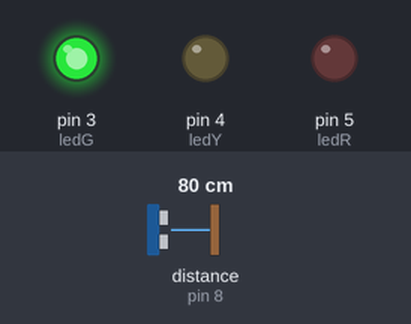
Bench run of a sketch on a simulated Arduino Uno, built with avr-gcc and run on an emulated ATmega328P. Shown: output pins drawn as LEDs (lit = HIGH). Wiring (from diagram.json): ultrasonic range finder: trigger pin 7; echo pin 8. The inputs (shaded band) are chosen by the test bench; at power-on: distance to the obstacle (sensor on pin 8) 80 cm. The echo pulse lasts 58.3 µs per cm; pins used as bus, display or sensor lines are not drawn; what the sketch prints to the serial monitor is not drawn.

Above: at 1.2 s.
1.3 s: distance to the obstacle (sensor on pin 8) set to 12 cm
2.8 s: distance to the obstacle (sensor on pin 8) set to 9 cm
At 3.9 s:
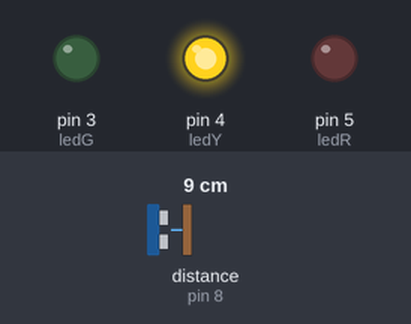
4.3 s: distance to the obstacle (sensor on pin 8) set to 7 cm
5.8 s: distance to the obstacle (sensor on pin 8) set to 4 cm
At 6.2 s:
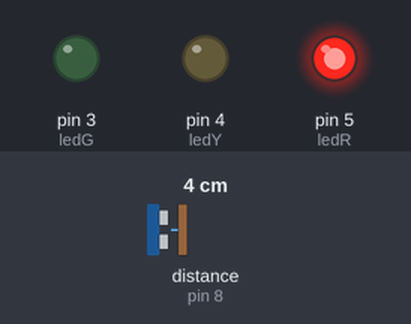
7.3 s: distance to the obstacle (sensor on pin 8) set to 18 cm
At 8.5 s:
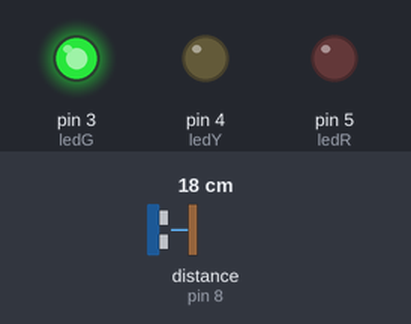
8.8 s: distance to the obstacle (sensor on pin 8) set to 2 cm
At 9.7 s:
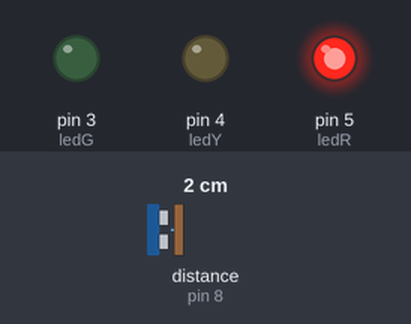
Timing chart, 0 to 11.3 s (numbered marks = the images above; inputs shaded):
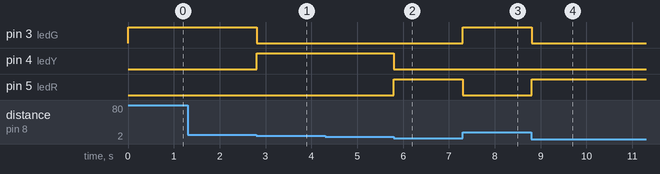

The sketch:

sketch.ino
```cpp
#define trigger 7
#define echo 8
int dist = 0;
#define ledR 5
#define ledY 4
#define ledG 3

void setup() {
  pinMode(trigger, OUTPUT);
  pinMode(echo, INPUT);
  pinMode(ledR, OUTPUT);
  pinMode(ledY, OUTPUT);
  pinMode(ledG, OUTPUT);
  Serial.begin(9600);
}

void loop() {
  digitalWrite(trigger, HIGH);
  delayMicroseconds(10);
  digitalWrite(trigger, LOW);

  dist = pulseIn(echo, HIGH); // tempo em microsegundos
  dist = dist / 58; // distância em cm

  if(dist < 5){
    digitalWrite(ledR, HIGH);
    digitalWrite(ledY, LOW);
    digitalWrite(ledG, LOW);
    Serial.println(dist);
  }else if(dist < 10){
    digitalWrite(ledY, HIGH);
    digitalWrite(ledR, LOW);
    digitalWrite(ledG, LOW);
    Serial.println(dist);
  }else{
    digitalWrite(ledG, HIGH);
    digitalWrite(ledY, LOW);
    digitalWrite(ledR, LOW);
    Serial.println(dist);
  }
}
```

Measured:
- the behaviour switches between 11 and 10 cm on distance to the obstacle (sensor on pin 8) (found by bisection; images 0 and 1)
- the behaviour switches between 6 and 5 cm on distance to the obstacle (sensor on pin 8) (found by bisection; images 1 and 2)
- after the input at 2.8 s, pin 3 (ledG): HIGH → LOW at once; pin 4 (ledY): LOW → HIGH at once
- after the input at 5.8 s, pin 4 (ledY): HIGH → LOW at once; pin 5 (ledR): LOW → HIGH at once
- after the input at 7.3 s, pin 3 (ledG): LOW → HIGH at once; pin 5 (ledR): HIGH → LOW at once
- after the input at 8.8 s, pin 3 (ledG): HIGH → LOW at once; pin 5 (ledR): LOW → HIGH at once
